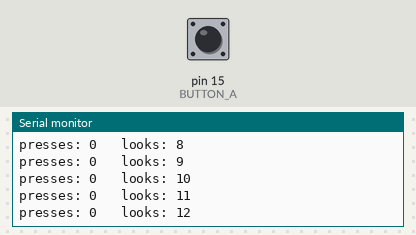
This sketch was run on a simulated Arduino Uno, built with avr-gcc and run on an emulated ATmega328P. Shown: the last lines printed to the serial monitor. The inputs (shaded band) are chosen by the test bench; at power-on: pin 15 (BUTTON_A) HIGH.

Above: at 1.2 s.
1.3 s: pin 15 (BUTTON_A) pulled LOW for 0.15 s
At 1.31 s:
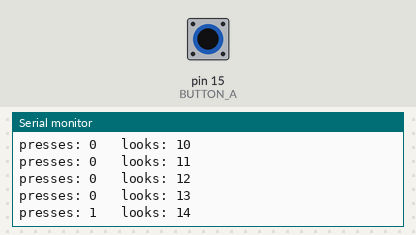
2.9 s: pin 15 (BUTTON_A) pulled LOW for 1 s
At 2.92 s:
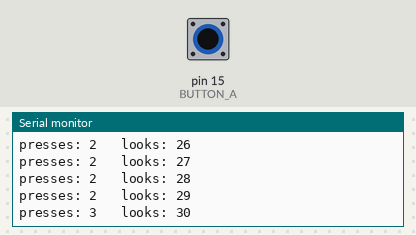
5.4 s: pin 15 (BUTTON_A) pulled LOW for 0.15 s
Timing chart, 0 to 8.4 s (numbered marks = the images above; inputs shaded):
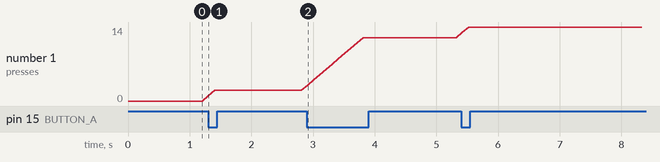

Measured:
- after the input at 1.3 s, the serial monitor: prints a new line at once (image 1)
- after the input at 2.9 s, the serial monitor: prints a new line at once (image 2)

The sketch:

practice_3_two_counters.ino
```cpp
// Chapter 3, Practice 3 - Two Counters
// E3.5 with a second counter, looks, that goes up every loop.

const int BUTTON_A = 15;   // Button A: GPIO 15 to GND
int presses = 0;           // goes up while the button is down
int looks = 0;             // goes up every time round loop()

void setup() {
  Serial.begin(115200);
  pinMode(BUTTON_A, INPUT_PULLUP);
}

void loop() {
  presses = presses + !digitalRead(BUTTON_A);
  looks = looks + 1;
  Serial.print("presses: ");
  Serial.print(presses);
  Serial.print("   looks: ");
  Serial.println(looks);
  delay(100);   // ten checks a second
}
```
